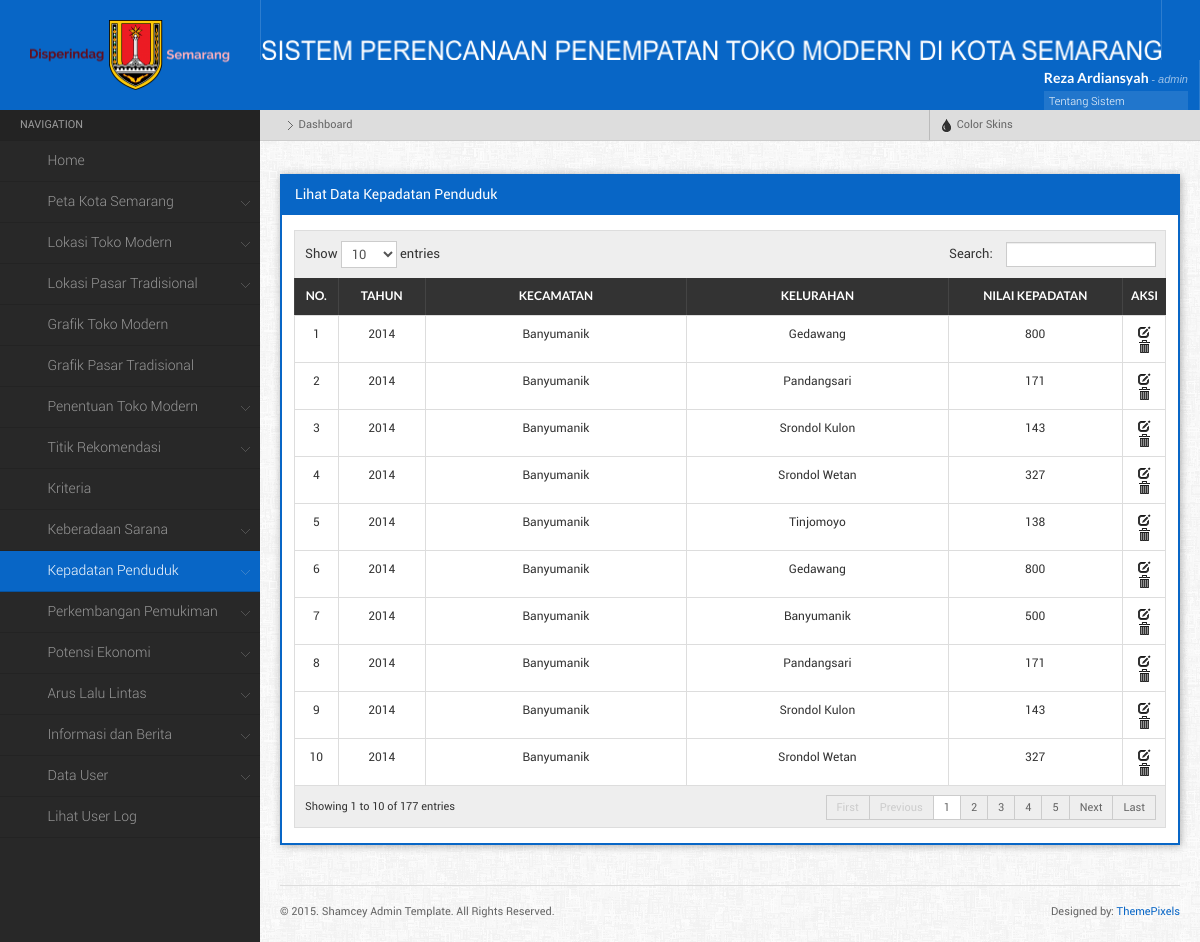
The app's page /main.php?menu=lihatKepadatan (signed in), older data.
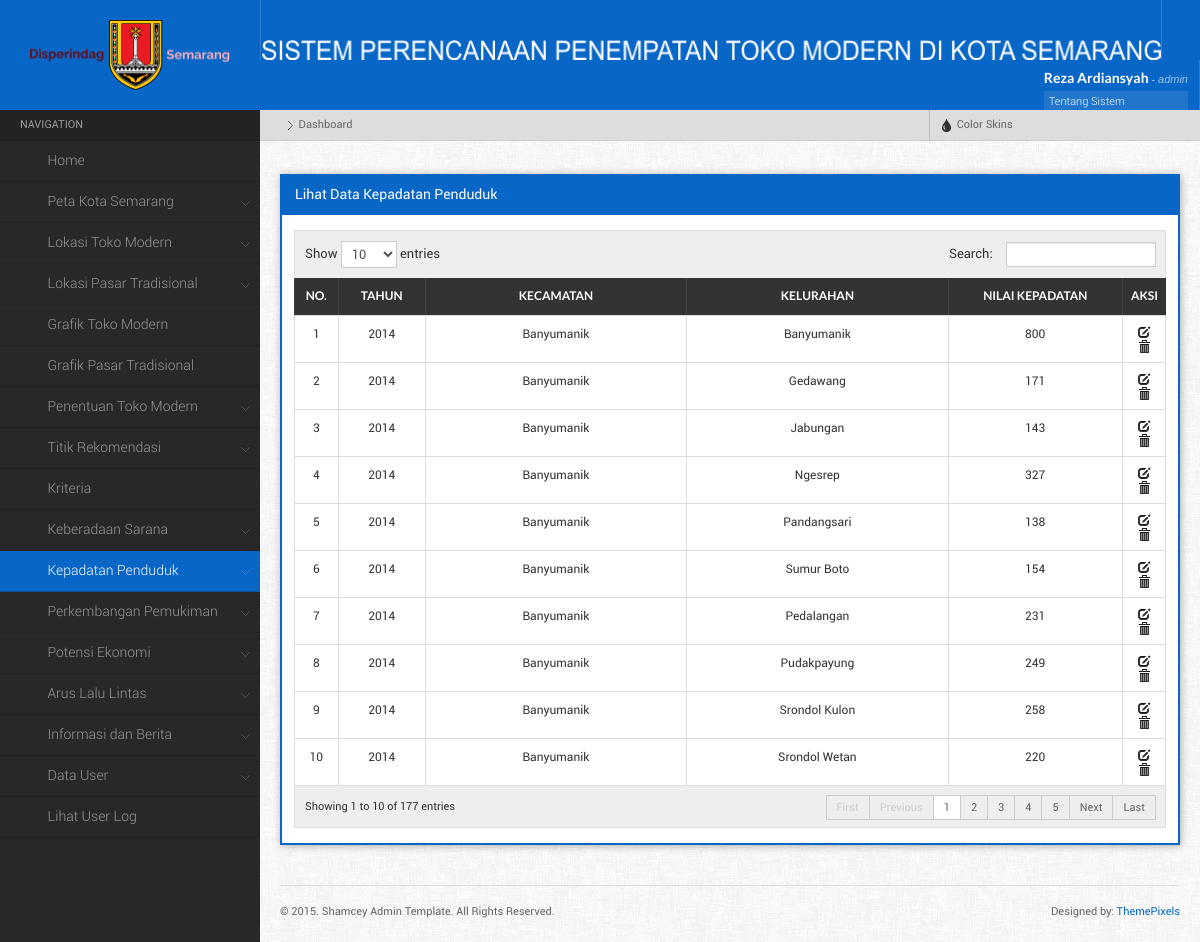
The same page, newer data.
### tables this page shows
CREATE TABLE IF NOT EXISTS `kepadatan_penduduk` (
  `id_kepadatan` int(11) NOT NULL AUTO_INCREMENT,
  `id_kelurahan` int(11) NOT NULL,
  `tahun` year(4) NOT NULL,
  `nilai_kepadatan` int(11) NOT NULL,
  `id_klasifikasikepadatan` int(11) NOT NULL,
  PRIMARY KEY (`id_kepadatan`)
);

CREATE TABLE IF NOT EXISTS `kecamatan` (
  `id_kecamatan` int(11) NOT NULL AUTO_INCREMENT,
  `nama_kecamatan` varchar(50) NOT NULL,
  `latitude` varchar(25) NOT NULL,
  `longitude` varchar(25) NOT NULL,
  PRIMARY KEY (`id_kecamatan`)
);

CREATE TABLE IF NOT EXISTS `kelurahan` (
  `id_kelurahan` int(11) NOT NULL AUTO_INCREMENT,
  `id_kecamatan` int(11) NOT NULL,
  `Kelurahan` char(50) DEFAULT NULL,
  `Geometry` longblob,
  `Luas` decimal(10,3) DEFAULT NULL,
  `XMin` int(11) DEFAULT NULL,
  `XMax` int(11) DEFAULT NULL,
  `YMin` int(11) DEFAULT NULL,
  `YMax` int(11) DEFAULT NULL,
  `id_lokasi` int(11) NOT NULL,
  PRIMARY KEY (`id_kelurahan`)
);

### component/lihat_kepadatan.php (the view, shortened to what this page needs)
<?php
	$query = mysql_query("SELECT * FROM kepadatan_penduduk a, kelurahan b, kecamatan c
							WHERE a.id_kelurahan = b.id_kelurahan
							AND b.id_kecamatan = c.id_kecamatan
							ORDER BY tahun DESC, c.id_kecamatan ASC") or die (mysql_error());
    echo "<div class=\"widget\">
			<h4 class=\"widgettitle\">Lihat Data Kepadatan Penduduk</h4>
			<div class=\"widgetcontent\">
            <table id=\"dyntable\" class=\"table table-bordered responsive\">
                <thead>
                    <tr>
                        <th></th>
                        <th><center>No.</th>
						<th><center>Tahun</th>
                        <th><center>Kecamatan</th>
						<th><center>Kelurahan</th>
						<th><center>Nilai Kepadatan</th>
						<th><center>Aksi</th>
                    </tr>
                </thead>
				<tbody>";
				$no = 1;
				while($pecah = mysql_fetch_array($query)){
					echo "<tr class=\" \">
						<td></td>
						<td style='width:5%;'><center>$no</td>
						<td style='width:10%;'><center>$pecah[tahun]</td>
						<td style='width:30%;'><center>$pecah[nama_kecamatan]</td>
						<td style='width:30%;'><center>$pecah[Kelurahan]</td>
						<td style='width:20%;'><center>$pecah[nilai_kepadatan]</td>
						<td class=\"center\" style=\"width: 5%;\">
							<a href= \"main.php?menu=editKepadatan&id_kepadatan=$pecah[id_kepadatan]\" title=\"Edit\"><i  class=\"icon-edit\"></i></a>
							<a href=\"main.php?menu=hapusKepadatan&id_kepadatan=$pecah[id_kepadatan]\" title=\"Hapus\" onClick=\"return confirm('Apakah Anda yakin ingin menghapus data ini?')\" class=\"icon-trash\"><i></i></a>
						</td>";
					echo "</td>
					</tr>";
				$no++;
				};
				echo "</tbody>
			</table>
		</div>
		</div>
	";
?>

Row changes from the older to the newer data that the page shows:
no longer on this page (row edited): kepadatan_penduduk: tahun "2014", kecamatan.nama_kecamatan "Banyumanik", id_kelurahan.Kelurahan "Gedawang", nilai_kepadatan "800"
no longer on this page (row edited): kepadatan_penduduk: tahun "2014", kecamatan.nama_kecamatan "Banyumanik", id_kelurahan.Kelurahan "Banyumanik", nilai_kepadatan "500"
no longer on this page (row edited): kepadatan_penduduk: tahun "2014", kecamatan.nama_kecamatan "Banyumanik", id_kelurahan.Kelurahan "Pandangsari", nilai_kepadatan "171"
no longer on this page (row edited): kepadatan_penduduk: tahun "2014", kecamatan.nama_kecamatan "Banyumanik", id_kelurahan.Kelurahan "Srondol Kulon", nilai_kepadatan "143"
no longer on this page (row edited): kepadatan_penduduk: tahun "2014", kecamatan.nama_kecamatan "Banyumanik", id_kelurahan.Kelurahan "Srondol Wetan", nilai_kepadatan "327"
changed kepadatan_penduduk (number 1 of 10 on the later page): id_kelurahan.Kelurahan "Gedawang" → "Banyumanik"
changed kepadatan_penduduk: id_kelurahan.Kelurahan "Pandangsari" → "Gedawang"
changed kepadatan_penduduk: id_kelurahan.Kelurahan "Srondol Kulon" → "Jabungan"
changed kepadatan_penduduk: id_kelurahan.Kelurahan "Srondol Wetan" → "Ngesrep"
changed kepadatan_penduduk: id_kelurahan.Kelurahan "Tinjomoyo" → "Pandangsari"
now on this page (row edited): kepadatan_penduduk: tahun "2014", kecamatan.nama_kecamatan "Banyumanik", id_kelurahan.Kelurahan "Sumur Boto", nilai_kepadatan "154"
now on this page (row edited): kepadatan_penduduk: tahun "2014", kecamatan.nama_kecamatan "Banyumanik", id_kelurahan.Kelurahan "Pedalangan", nilai_kepadatan "231"
now on this page (row edited): kepadatan_penduduk: tahun "2014", kecamatan.nama_kecamatan "Banyumanik", id_kelurahan.Kelurahan "Pudakpayung", nilai_kepadatan "249"
now on this page (row edited): kepadatan_penduduk: tahun "2014", kecamatan.nama_kecamatan "Banyumanik", id_kelurahan.Kelurahan "Srondol Kulon", nilai_kepadatan "258"
now on this page (row edited): kepadatan_penduduk: tahun "2014", kecamatan.nama_kecamatan "Banyumanik", id_kelurahan.Kelurahan "Srondol Wetan", nilai_kepadatan "220"
